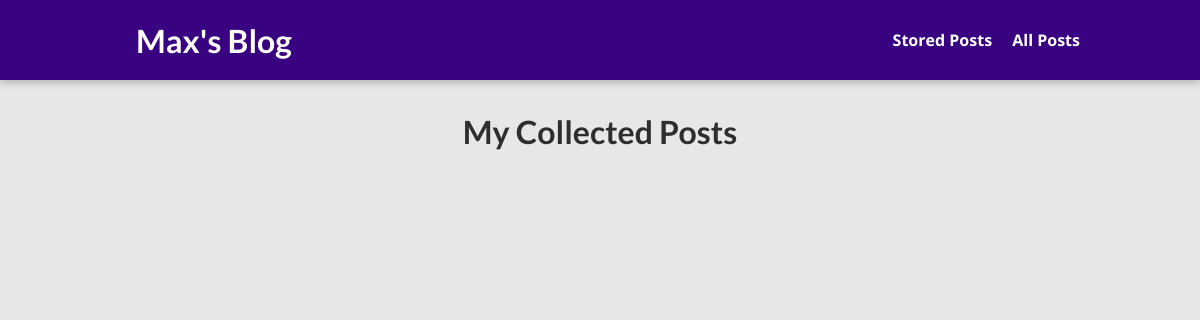
/posts, run on an earlier commit of the app's database.
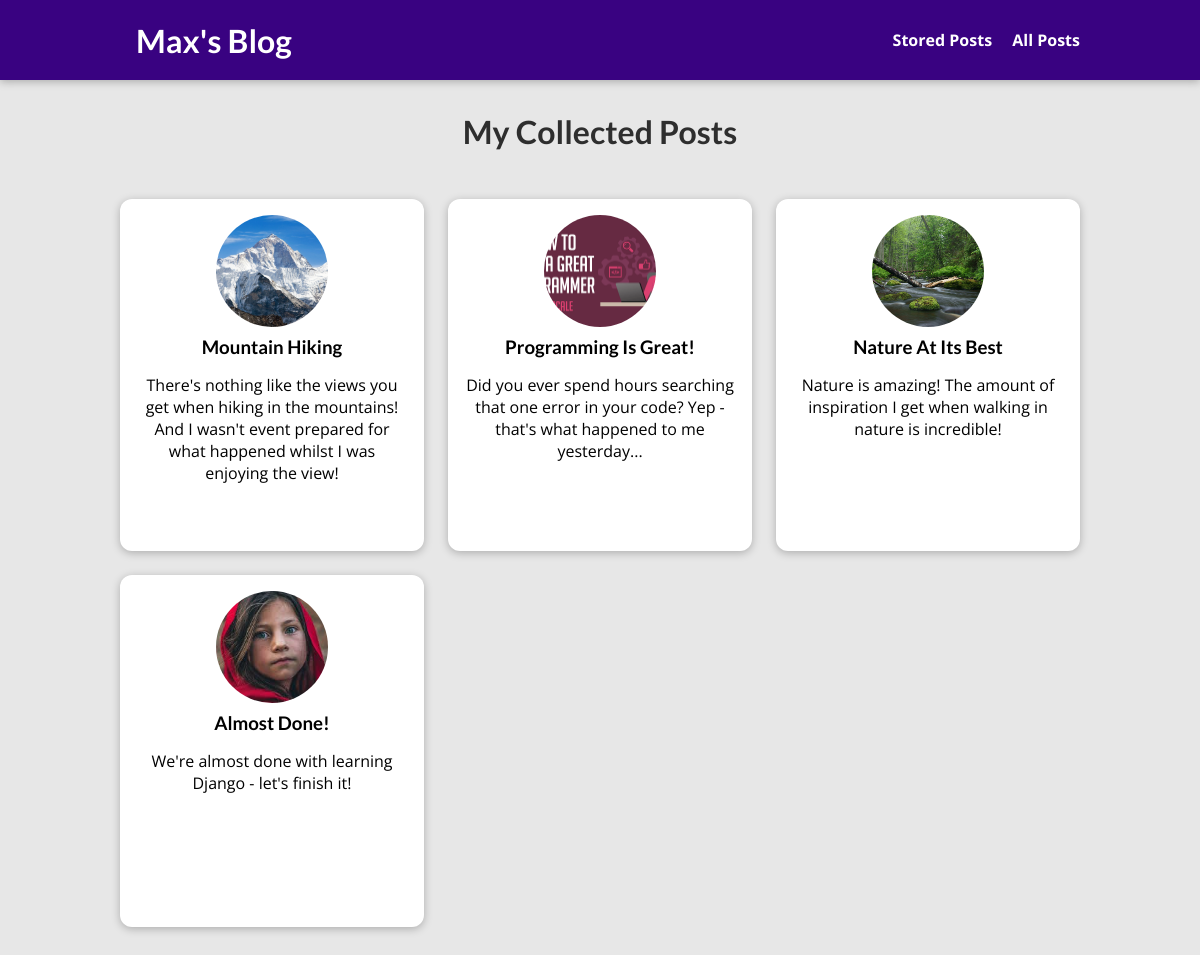
And on a later commit of the database.
### blog/models.py (models this page shows, shortened)
class Post(models.Model):
    title = models.CharField(max_length=150)
    excerpt = models.CharField(max_length=200)
    image = models.ImageField(upload_to="posts", null=True)
    date = models.DateField(auto_now=True)
    slug = models.SlugField(unique=True, db_index=True)
    content = models.TextField(validators=[MinLengthValidator(10)])
    author = models.ForeignKey(
        Author, null=True, on_delete=models.SET_NULL, related_name="posts")
    tags = models.ManyToManyField(Tag)

### blog/views.py (the view)
# urls.py: path("posts", views.AllPostsView.as_view(), name="posts-page"),
class AllPostsView(ListView):
    template_name = "blog/all-posts.html"
    model = Post
    ordering = ["-date"]
    context_object_name = "all_posts"

### blog/templates/blog/all-posts.html (shortened to what this page needs)
{% extends "base.html" %}
{% load static %}
{% block css_files%}
  <link rel="stylesheet" href="{% static "blog/post.css" %}">
  <link rel="stylesheet" href="{% static "blog/all-posts.css" %}">
{% endblock %}
{% block content %}
  <section id="all-posts">
    <h2>My Collected Posts</h2>
    <ul>
      {% for post in all_posts %}
        {% include "blog/includes/post.html" %}
      {% endfor %}
    </ul>
  </section>
{% endblock %}

### templates/base.html (shortened to what this page needs)
{% load static %}
<!DOCTYPE html>
<html lang="en">
  <head>
    <link rel="stylesheet" href="{% static "app.css" %}">
    {% block css_files %}{% endblock %}
  </head>
  <body>
    <header id="main-navigation">
      <h1><a href="{% url "starting-page" %}">Max's Blog</a></h1>
      <nav>
        <a href="{% url "read-later" %}">Stored Posts</a>
        <a href="{% url "posts-page" %}">All Posts</a>
      </nav>
    </header>
    {% block content %}
    {% endblock %}
  </body>
</html>

### blog/templates/blog/includes/post.html
<li>
  <article class="post">
    <a href="{% url "post-detail-page" post.slug %}">
      <img src="{{ post.image.url }}" alt="{{ post.title }}">
      <div class="post__content">
        <h3>{{ post.title }}</h3>
        <p>
          {{ post.excerpt }}
        </p>
      </div>
    </a>
  </article>
</li>

### static/app.css (style rules this page uses)
* { box-sizing: border-box; }
html { font-family: "Open Sans", "Lato", sans-serif; }
body { margin: 0; }
h1, h2, h3 { font-family: "Lato", sans-serif; font-weight: bold; }
#main-navigation { width: 100%; height: 5rem; display: flex; justify-content: space-between; align-items: center; padding: 0 10%; position: absolute; top: 0; left: 0; }
#main-navigation a { text-decoration: none; color: white; font-weight: bold; margin-left: 1rem; }

### blog/static/blog/post.css (style rules this page uses)
.post { display: flex; flex-direction: column; align-items: center; text-align: center; }
.post a { text-decoration: none; color: black; transition: all 0.2s ease; padding: 1rem; }
.post img { width: 5rem; height: 5rem; object-fit: cover; border-radius: 50%; }
.post h3 { margin: 0.25rem 0; }

### blog/static/blog/all-posts.css (style rules this page uses)
body { background-color: #e7e7e7; }
#main-navigation { background-color: #390281; box-shadow: 0 2px 8px rgba(0, 0, 0, 0.25); }
#all-posts { margin: 7rem auto; width: 90%; max-width: 60rem; }
#all-posts h2 { text-align: center; font-size: 2rem; color: #2e2e2e; margin: 3rem 0; }
ul { list-style: none; margin: 0; padding: 0; display: grid; grid-template-columns: repeat(auto-fill, minmax(17rem, 1fr)); gap: 1.5rem; }
.post img { width: 7rem; height: 7rem; }
.post a { height: 22rem; transform-origin: center; box-shadow: 0 2px 8px rgba(0, 0, 0, 0.25); border-radius: 12px; background-color: white; }

What changed in the data, as far as the page shows it:
added Post: image (picture), title "Mountain Hiking", excerpt "There's nothing like the views you get when hiking in the mountains! And I wasn't event prepared for what happened whilst I was enjoying the view!"
added Post: image (picture), title "Programming Is Great!", excerpt "Did you ever spend hours searching that one error in your code? Yep - that's what happened to me yesterday..."
added Post: image (picture), title "Nature At Its Best", excerpt "Nature is amazing! The amount of inspiration I get when walking in nature is incredible!"
added Post: image (picture), title "Almost Done!", excerpt "We're almost done with learning Django - let's finish it!"
